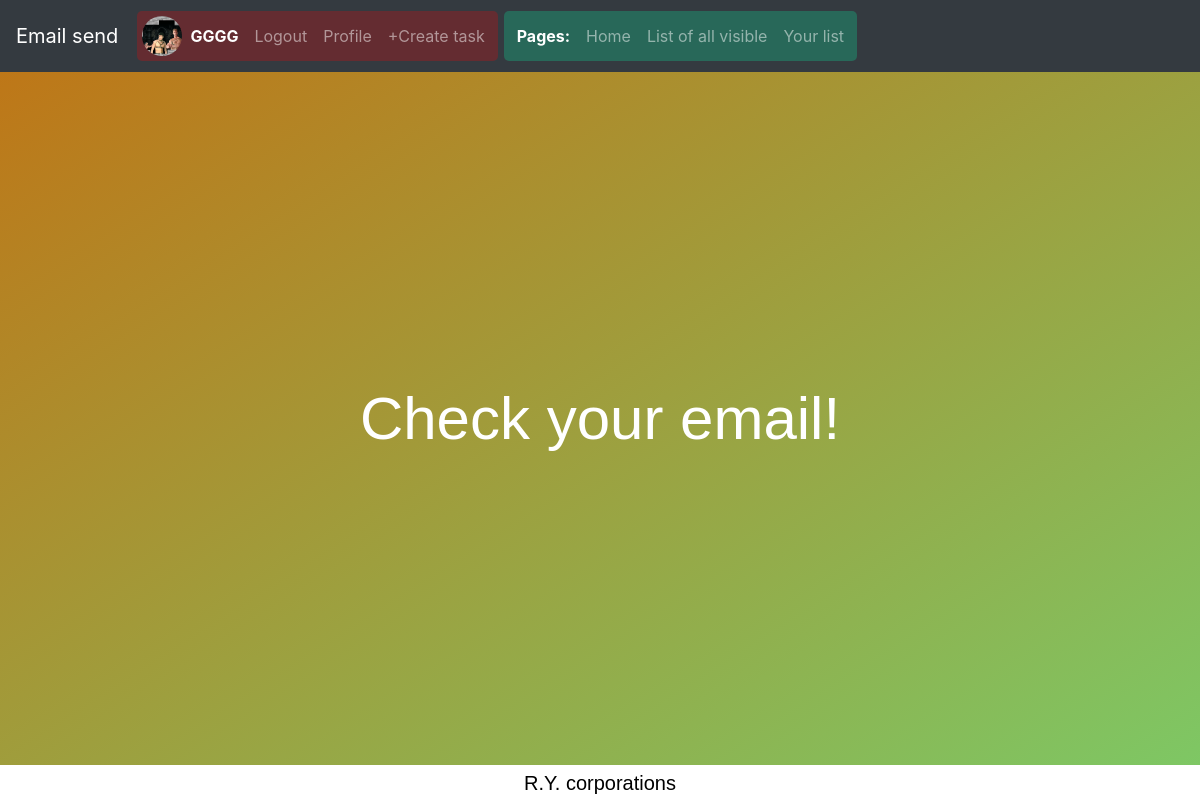
Before: /users/email_send/ (signed in) with the older database file.
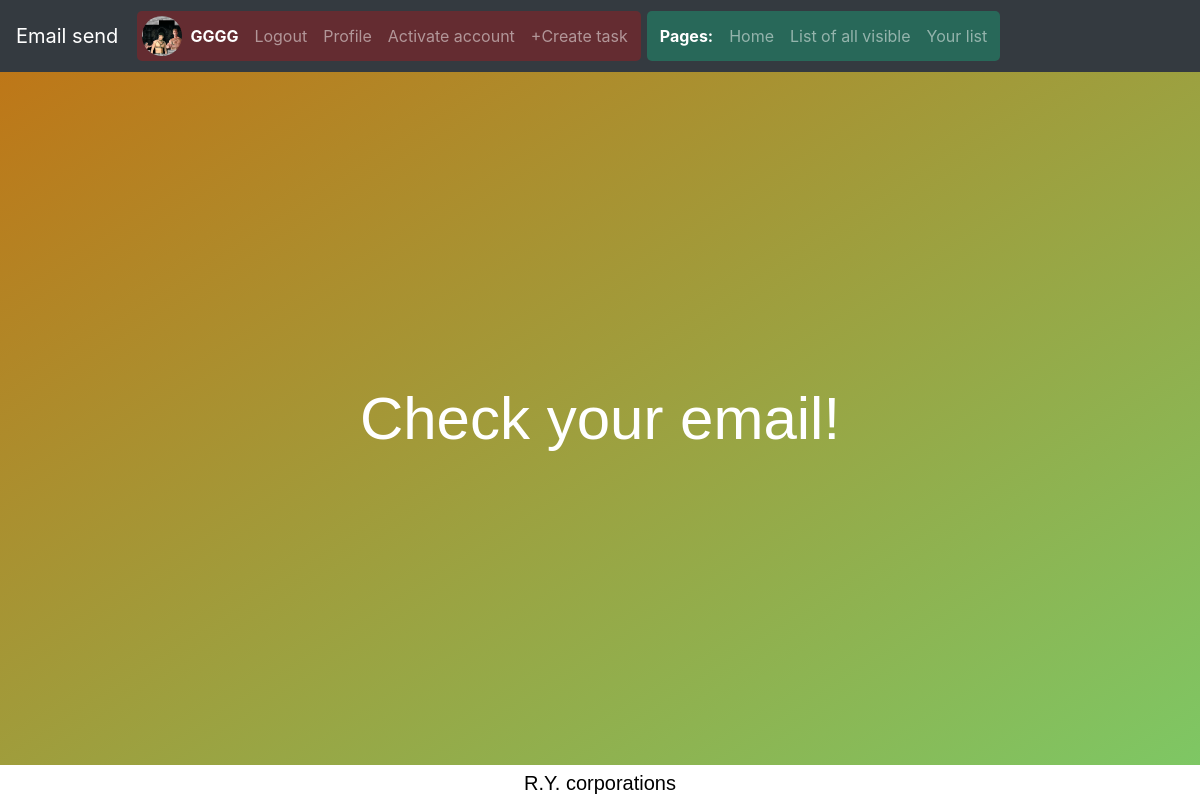
After: the same page with the newer database file.
### users/views.py (the view)
# urls.py: path('email_send/', ActivateEmailSendView.as_view(), name='email_send'),
class ActivateEmailSendView(LoginRequiredMixin, AuthFormsMixin, View):
    template_name = 'users/email_send.html'
    def get(self, request, *args, **kwargs):
        token = email_activation_token.make_token(request.user)
        uid64 = force_str(urlsafe_base64_encode(force_bytes(request.user.pk)))
        url = 'https://tasks-project-485.herokuapp.com' + reverse_lazy('activate_email', kwargs={'uidb64': uid64, 'token': token})
        send_mail('Email activation from "Tasks web site"',
                  f'Hello {request.user.first_name}! Now you can activate your email, just follow the link: {url}',
                  'djangoemailsends@gmail.com', [request.user.email,],
                  fail_silently=False)
        context={'title': 'Email send'}
        context.update(self.get_simple_context())
        return render(request=request, template_name=self.template_name, context=context)

### tasks/views.py (called while the page is built)
    def get_simple_context(self):
        context = {}
        context['signup'] = CustomUserCreateForm()
        context['login'] = AuthenticationForm()
        return context

### users/utils.py (called while the page is built)
    def _make_hash_value(self, user, timestamp: int):
        return str(user.pk) + str(timestamp) + str(user.email_active)

### templates/users/email_send.html
{% extends 'base.html' %}
{% load static %}
{% block links %}
    <link href="{% static 'css/users/email_messages.css'%}" rel="stylesheet">
{% endblock links %}
{% block content %}
    Check your email!
{% endblock content %}

### templates/base.html (shortened to what this page needs)
<!DOCTYPE html>
{% load static %}
{% load crispy_forms_tags %}
<html>
    <head>
        <link rel="stylesheet" href="https://cdn.jsdelivr.net/npm/bootstrap@4.3.1/dist/css/bootstrap.min.css">
        <link href="{% static 'css/base.css'%}" rel="stylesheet">
        {% block links %}{% endblock links %}
    </head>
    <body>
        <header>
            <nav class="navbar navbar-expand-lg navbar-dark bg-dark fixed-top">
                <span class="navbar-brand">{{title}}</span>
                <div class="collapse navbar-collapse" id="navbarSupportedContent">
                    <ul class="navbar-nav mr-auto">
                        <li class="nav-item user_links">
                            <ul class="navbar-nav mr-auto">
                                {% if user.is_authenticated %}
                                    <li class="nav-item">
                                        <img src = {{user.image.url}} alt = "Image" class="user_image">
                                    </li>
                                    <li class="nav-item">
                                        <span class="nav-link active"><b>{{user.first_name}}</b></span>
                                    </li>
                                    <li class="nav-item">
                                        <a class="nav-link" href="{% url 'logout' %}">Logout</a>
                                    </li>
                                    <li class="nav-item">
                                        <a class="nav-link" href="{% url 'user_detail' user.pk %}">Profile</a>
                                    </li>
                                    {% if not user.email_active%}
                                        <li class="nav-item">
                                            <a class="nav-link" href="{% url 'email_send' %}">Activate account</a>
                                        </li>
                                    {% endif %}
                                    <li class="nav-item">
                                        <a class="nav-link" href="{% url 'task_create' %}">+Create task</a>
                                    </li>
                                {% endif %}
                            </ul>
                        </li>
                        <li class="nav-item page_links">
                            <ul class="navbar-nav mr-auto">
                                <span class="nav-link active"><b>Pages:</b></span>
                                <li class="nav-item">
                                    <a class="nav-link" href="{% url 'home' %}">Home</a>
                                </li>
                                <li class="nav-item">
                                    <a class="nav-link" href="{% url 'list' %}">List of all visible</a>
                                </li>
                                {% if user.is_authenticated %}
                                    <li class="nav-item">
                                        <a class="nav-link" href="{% url 'profile_list' user.pk %}">Your list</a>
                                    </li>
                                {% endif %}
                            </ul>
                        </li>
                    </ul>
                </div>
            </nav>
        </header>
        <div class="content">
            {% block content %}{% endblock content %}
        </div>
        <div class="footer">R.Y. corporations</div>
    </body>
</html>

Changed rows visible on the page:
changed CustomUser "GGGG": email_active True → False (drawn)
Other visible differences:
text now shown: "Activate account"
